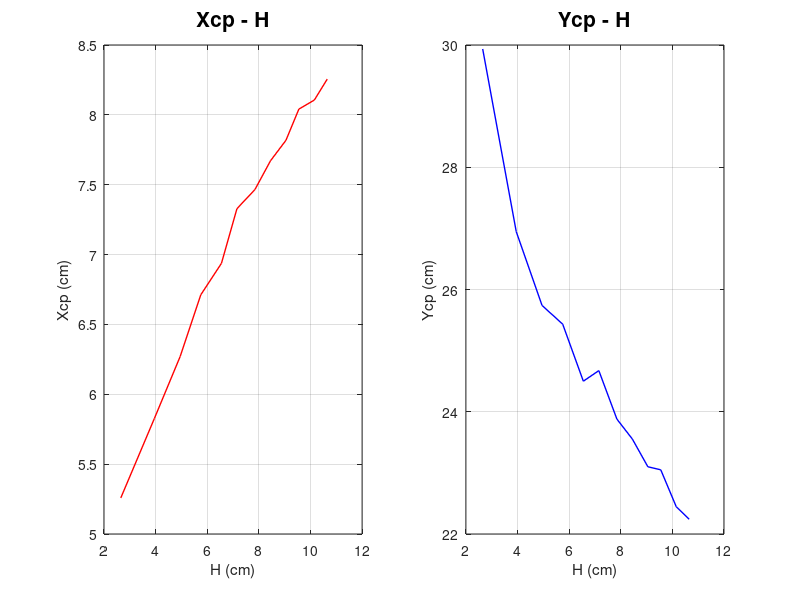

Write the MATLAB code that produced this figure.
H = [10.65;10.15;9.55;9.05;8.45;7.85;7.15;6.55;5.75;4.95;3.95;2.65];
Xcp = [8.256;8.106;8.041;7.818;7.671;7.466;7.328;6.937;6.712;6.270;5.826;5.258];
Ycp = [22.241;22.446;23.050;23.100;23.553;23.880;24.673;24.5;25.433;25.739;26.947;29.935];
XcpT = [];
YcpT = [];
for i=1:12
  YcpT(i,1) = 25-H(i,1)/3;
endfor
  YcpT
  Ycp
 hold on;
 
 subplot(1,2,1)
 plot(H,Xcp,"color","R","o","markersize",2.5);
 plot(H,Xcp,"linewidth",1,"color","R");
 title("Xcp - H","fontsize", 15);
 grid on;
 xlabel('H (cm)'), ylabel('Xcp (cm)');
 
 subplot(1,2,2)
 plot(H,Ycp,"color","B","o","markersize",2.5);
 plot(H,Ycp,"linewidth",1,"color","B");
 title("Ycp - H","fontsize", 15);
 grid on;
 xlabel('H (cm)'), ylabel('Ycp (cm)');
 